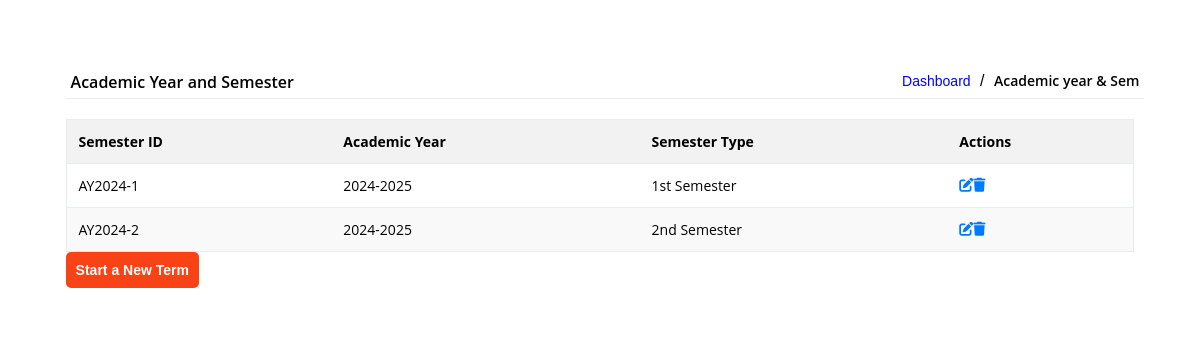
Page /php/admin/ay-dashboard.php on the earlier database version.
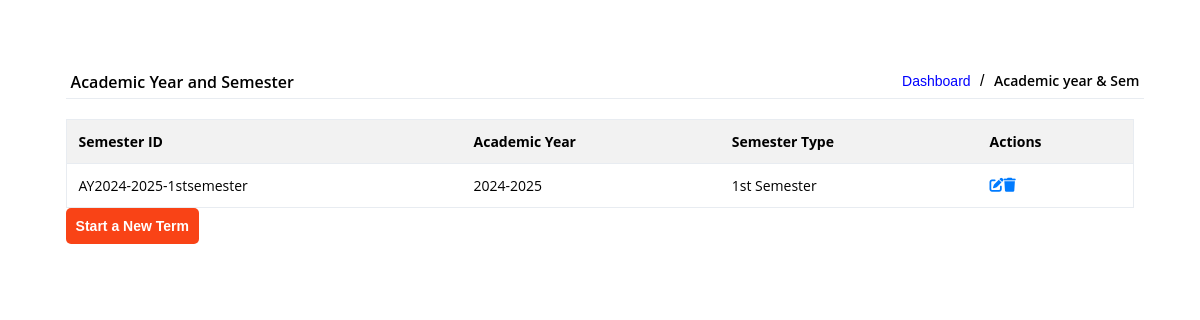
Same page on the later database version.
### tables this page shows
CREATE TABLE IF NOT EXISTS `semester` (
  `semester_ID` varchar(100) NOT NULL,
  `academic_year` varchar(100) NOT NULL,
  `semester_type` varchar(100) NOT NULL,
  `date_created` datetime NOT NULL,
  PRIMARY KEY (`semester_ID`)
);

### php/db-conn.php (called while the page is built, shortened)
<?php
class Database {
    public function __construct() {
        $this->db = new mysqli("auth-db1632.hstgr.io", "u958767601_shirrah", "Shirrah612345", "u958767601_dcs");
    }
}
?>

### php/admin/ay-dashboard.php (the view, shortened to what this page needs)
<?php
require_once "././php/db-conn.php";
$db = new Database();
$query = "SELECT semester_ID, academic_year, semester_type FROM semester";
$semester = $db->db->query($query);
?>
<link rel="stylesheet" href=".//.//stylesheet/admin/ay-dashboard.css">
<link rel="stylesheet" href="https://cdnjs.cloudflare.com/ajax/libs/font-awesome/6.0.0-beta3/css/all.min.css">
<div class="ay-dashboard-body">
    <div class="ay-dashboard-con">
        <div class="ay-dashboard-header">
            <span>Academic Year and Semester</span>
            <div class="location">
                <a href="?content=admin-index&admin=dashboard">Dashboard</a>
                /
                <span>Academic year & Sem</span>
            </div>
        </div>
        <table class="semester-table">
            <thead>
                <tr>
                    <th>Semester ID</th>
                    <th>Academic Year</th>
                    <th>Semester Type</th>
                    <th>Actions</th>
                </tr>
            </thead>
            <tbody>
                <?php
                if ($semester->num_rows > 0) {
                    while ($row = $semester->fetch_assoc()) {
                        echo "<tr>";
                        echo "<td>" . htmlspecialchars($row['semester_ID']) . "</td>";
                        echo "<td>" . htmlspecialchars($row['academic_year']) . "</td>";
                        echo "<td>" . htmlspecialchars($row['semester_type']) . "</td>";
                        echo "<td>";
                        echo "<a href='?content=admin-index&admin=ay-dashboard&edit_id=" . $row["semester_ID"] . "'><i class='fas fa-edit'></i></a>";
                        echo "<a href='?content=admin-index&admin=ay-dashboard&delete_id=" . $row["semester_ID"] . "' class='delete-btn'><i class='fas fa-trash'></i></a>";
                        echo "</td>";
                        echo "</tr>";
                    }
                } else {
                    echo "<tr><td colspan='4'>No semester found</td></tr>";
                }
                ?>
            </tbody>
        </table>
        <button id="create-term-btn" onclick="openEnrollForm()">Start a New Term</button>
    </div>
</div>

Differences in the rows shown:
removed semester: semester_ID "AY2024-1", academic_year "2024-2025", semester_type "1st Semester"
removed semester: semester_ID "AY2024-2", academic_year "2024-2025", semester_type "2nd Semester"
added semester: semester_ID "AY2024-2025-1stsemester", academic_year "2024-2025", semester_type "1st Semester"
